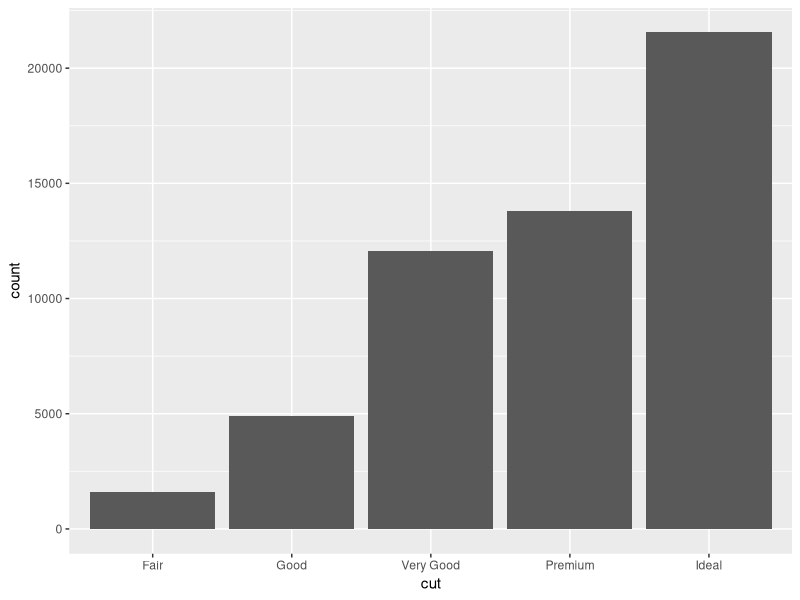
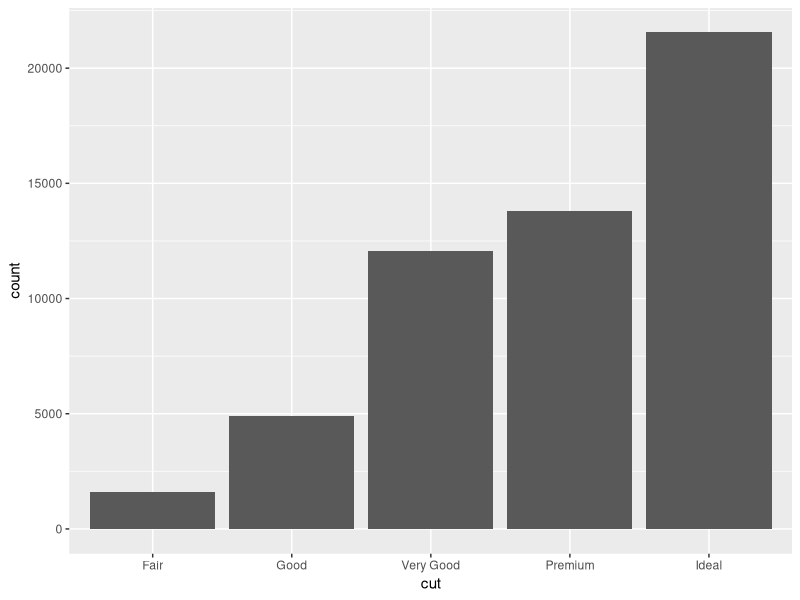
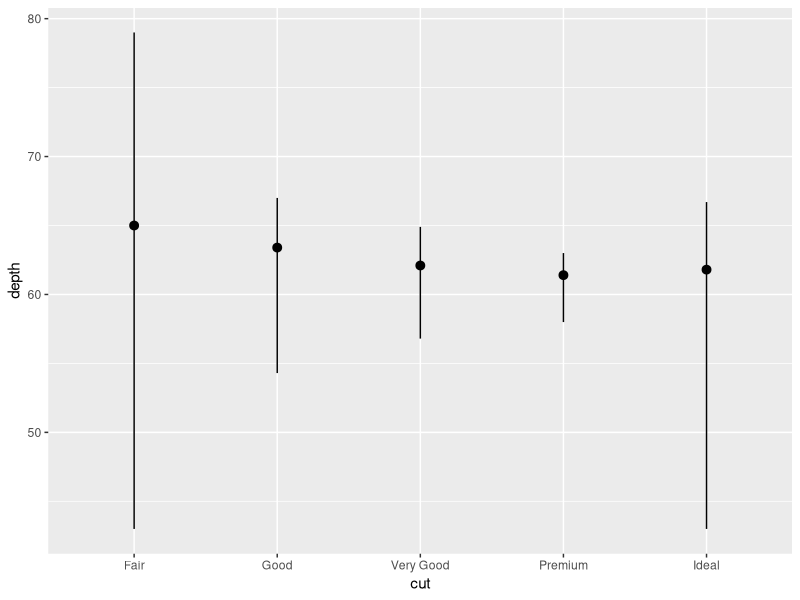
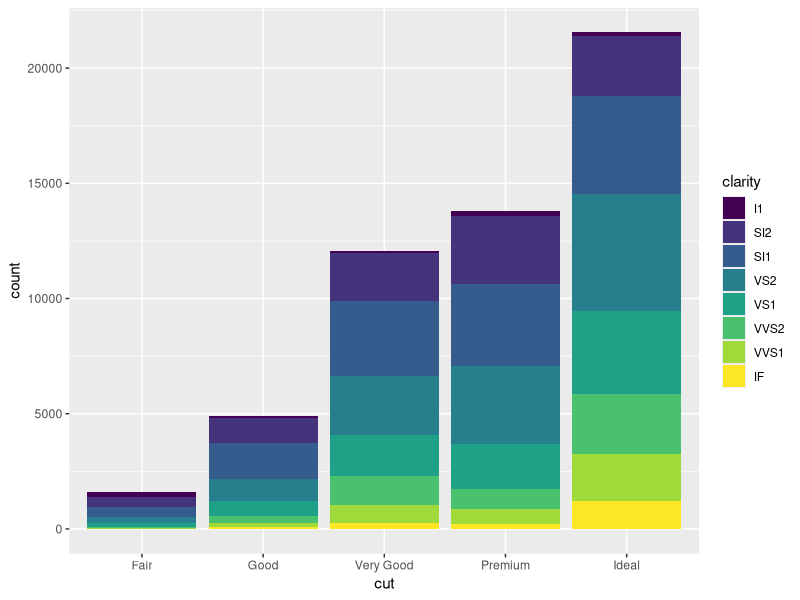
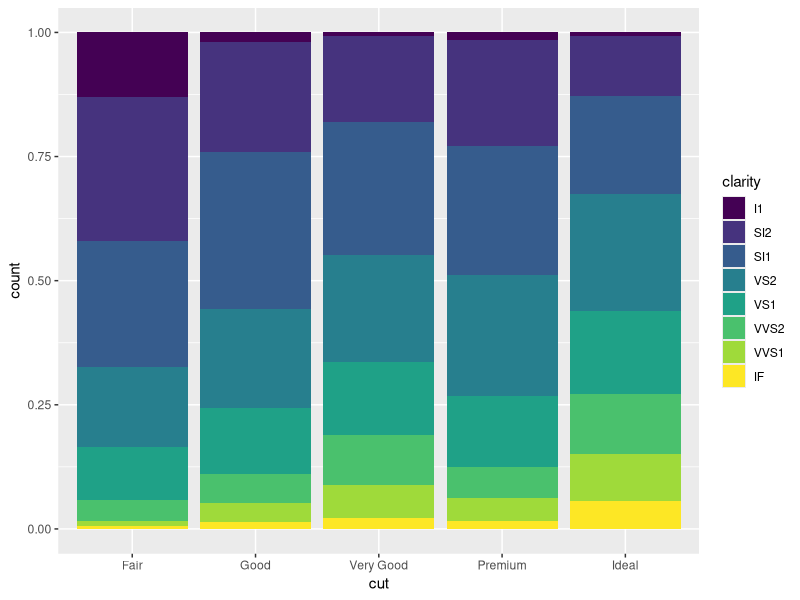
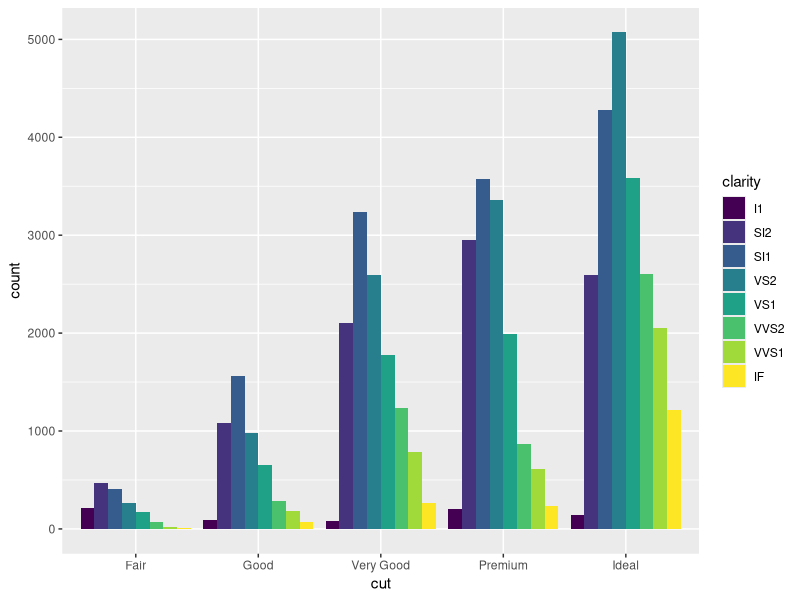
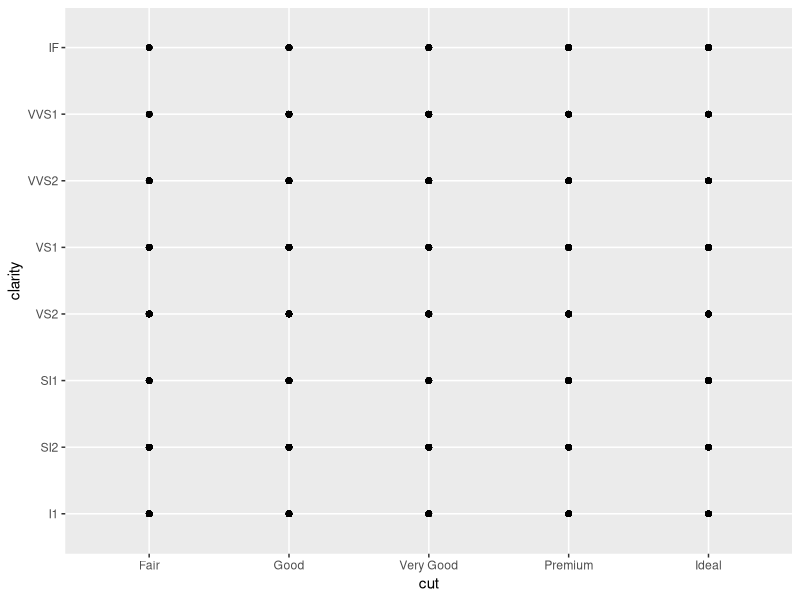
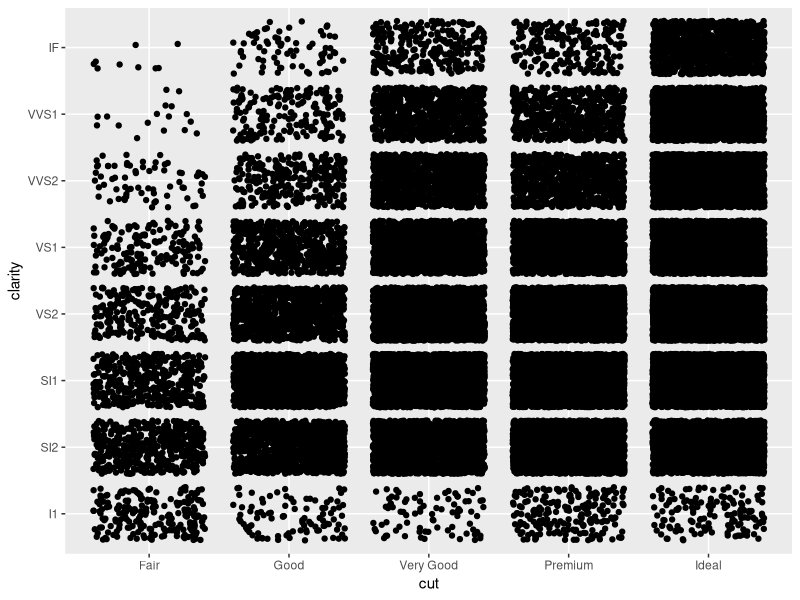

R code for these plots, in order:
# Exercise 2: More ggplot2 Grammar

# Install and load `ggplot2`
# install.packages("ggplot2") # if needed
library("ggplot2")

# For this exercise you will again be working with the `diamonds` data set.
# Use `?diamonds` to review details about this data set
?diamonds

## Statistical Transformations

# Draw a bar chart of the diamonds data, organized by cut
# The height of each bar is based on the "count" (number) of diamonds with that cut
ggplot(data = diamonds) +
  geom_bar(mapping = aes(x=cut))

# Use the `stat_count` to apply the statistical transformation "count" to the diamonds
# by cut. You do not need a separate geometry layer!
ggplot(data = diamonds) +
  stat_count(mapping = aes(x=cut))

# Use the `stat_summary` function to draw a chart with a summary layer.
# Map the x-position to diamond `cut`, and the y-position to diamond `depth`
# Bonus: use `min` as the function ymin, `max` as the function ymax, and `median` as the function y
ggplot(data = diamonds) +
  stat_summary(mapping = aes(x = cut, y = depth),
               fun.ymin = min, fun.ymax = max, fun.y = median)


## Position Adjustments

# Draw a bar chart of diamond data organized by cut, with each bar filled by clarity.
# You should see a _stacked_ bar chart.
ggplot(data = diamonds) +
  geom_bar(mapping = aes(x = cut, fill = clarity))

# Draw the same chart again, but with each element positioned to "fill" the y axis
ggplot(data = diamonds) +
  geom_bar(mapping = aes(x = cut, fill = clarity), position = "fill")

# Draw the same chart again, but with each element positioned to "dodge" each other
ggplot(data = diamonds) +
  geom_bar(mapping = aes(x = cut, fill = clarity), position = "dodge")

# Draw a plot with point geometry with the x-position mapped to `cut` and the y-position mapped to `clarity`
# This creates a "grid" grouping the points
ggplot(data = diamonds) +
  geom_point(mapping = aes(x = cut, y = clarity))

# Use the "jitter" position adjustment to keep the points from all overlapping!
# (This works a little better with a sample of diamond data, such as from the previous exercise).
ggplot(data = diamonds) +
  geom_point(mapping = aes(x = cut, y = clarity), position = "jitter")

## Scales

# Draw a "boxplot" (with `geom_boxplot()`) for the diamond's price (y) by color (x)
ggplot(data = diamonds) +
  geom_boxplot(mapping = aes(x = color, y = price))

# This has a lot of outliers, making it harder to read. To fix this, draw the same plot but
# with a _logarithmic_ scale for the y axis.
ggplot(data = diamonds) +
  geom_boxplot(mapping = aes(x=color, y=price)) +
  scale_y_log10()

# For another version, draw the same plot but with `violin` geometry instead of `boxplot` geometry!
# How does the logarithmic scale change the data presentation?
ggplot(data = diamonds) +
  geom_bin2d(mapping = aes(x=carat, y=price)) +
  scale_x_log10() +
  scale_y_log10()

# Another interesting plot: draw a plot of the diamonds price (y) by carat (x), using a heatmap of 2d bins
# (geom_bin2d)
# What happens when you make the x and y channels scale logarithmically?


# Draw a scatter plot for the diamonds  price (y) by carat (x). Color each point by the clarity
# (Remember, this will take a while. Use a sample of the diamonds for faster results)


# Change the color of the previous plot using a ColorBrewer scale of your choice. What looks nice?



## Coordinate Systems

# Draw a bar chart with x-position and fill color BOTH mapped to cut
# For best results, SET the `width` of the geometry to be 1 (fill plot, no space between)
# You can save this to a variable for easier modifications


# Draw the same chart, but with the coordinate system flipped


# Draw the same chart, but in a polar coordinate system. Now you have a Coxcomb chart!



## Facets

# Take the scatter plot of price by carat data (colored by clarity) and add _facets_ based on
# the diamond's `color`



## Saving Plots

# Use the `ggsave()` function to save one of your plots (the most recent one generated) to disk.
# Name the output file "my-plot.png".
# Make sure you've set the working directory!!
